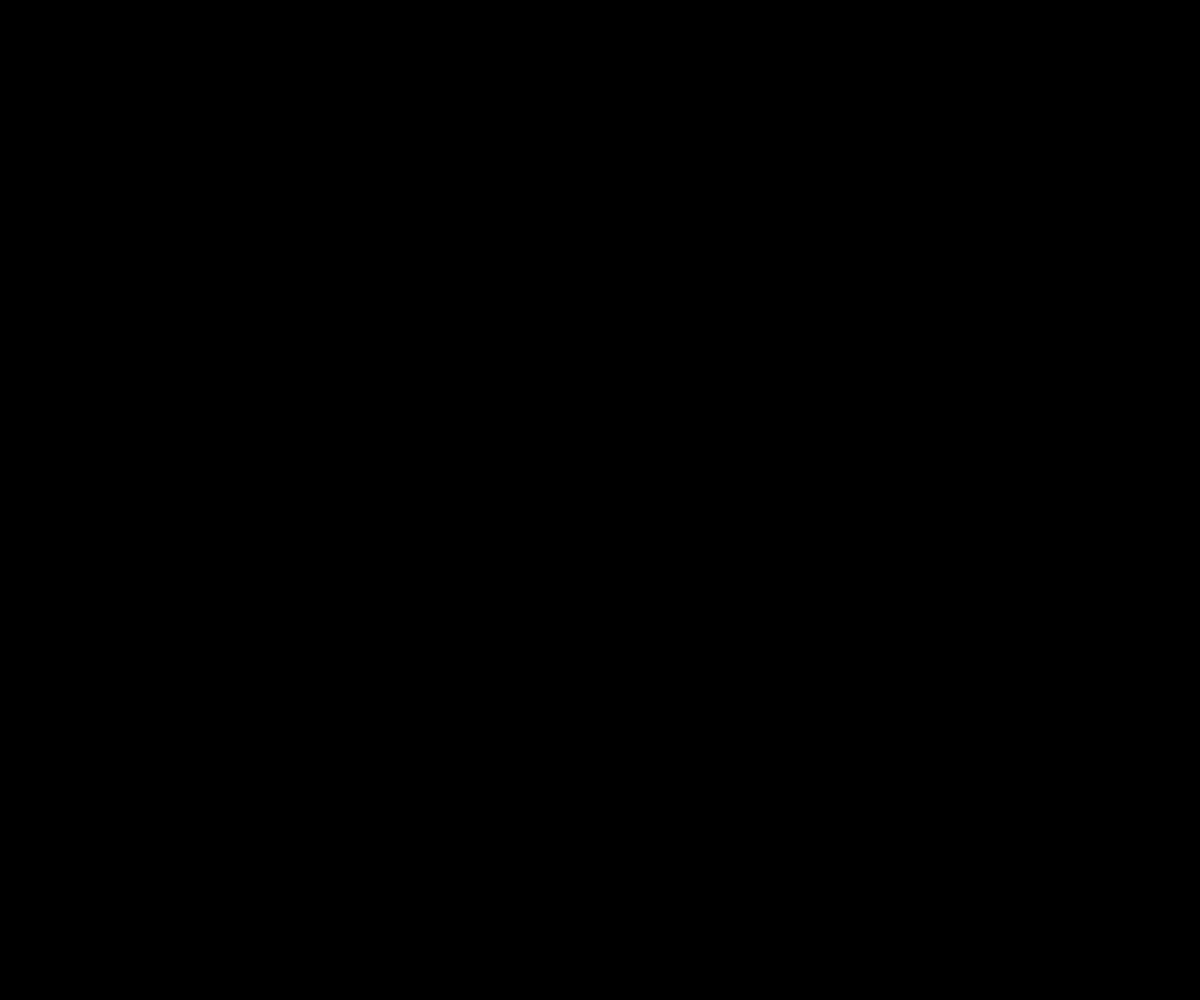
Frame 1 (no input)
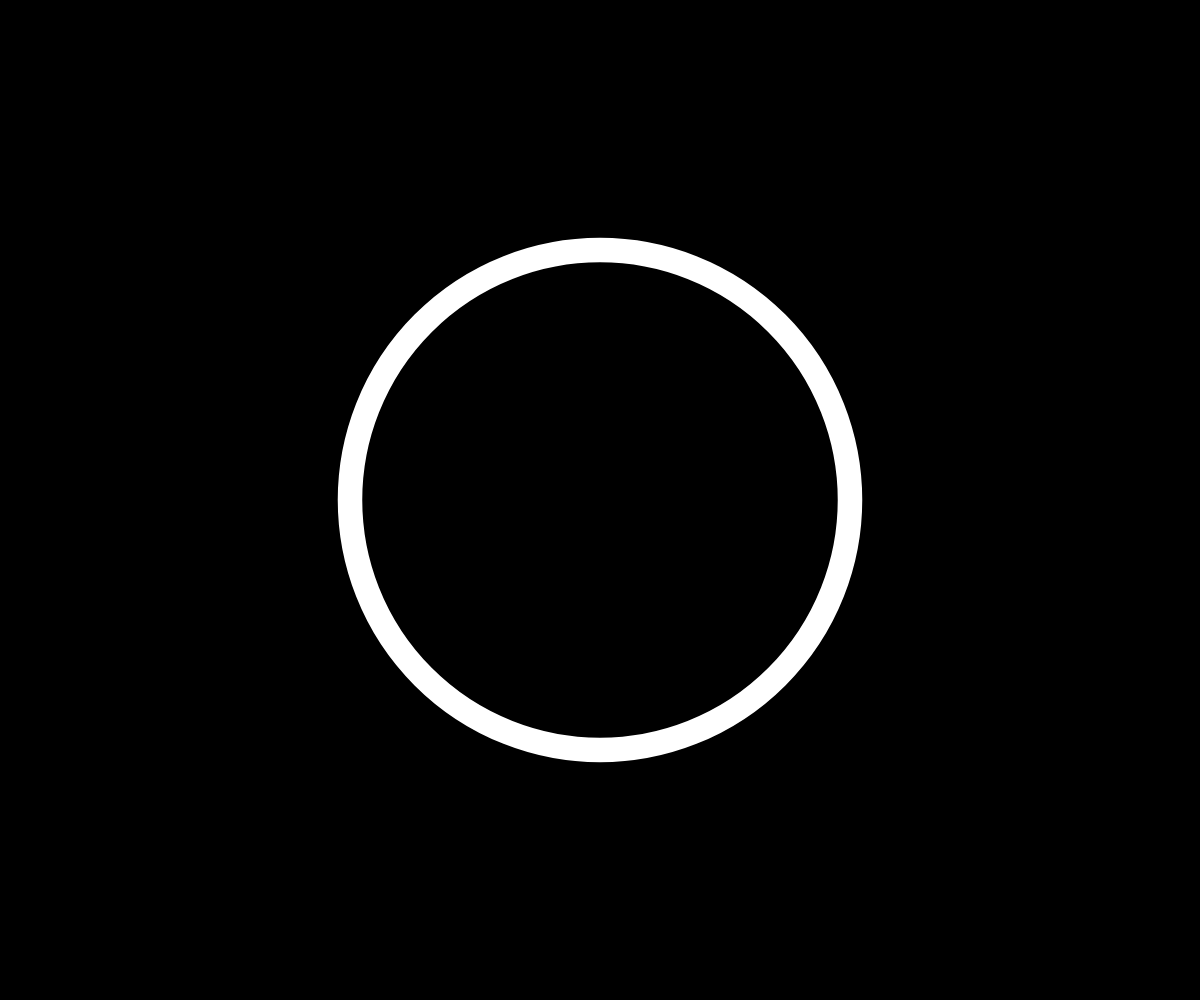
Frame 60 (no input)
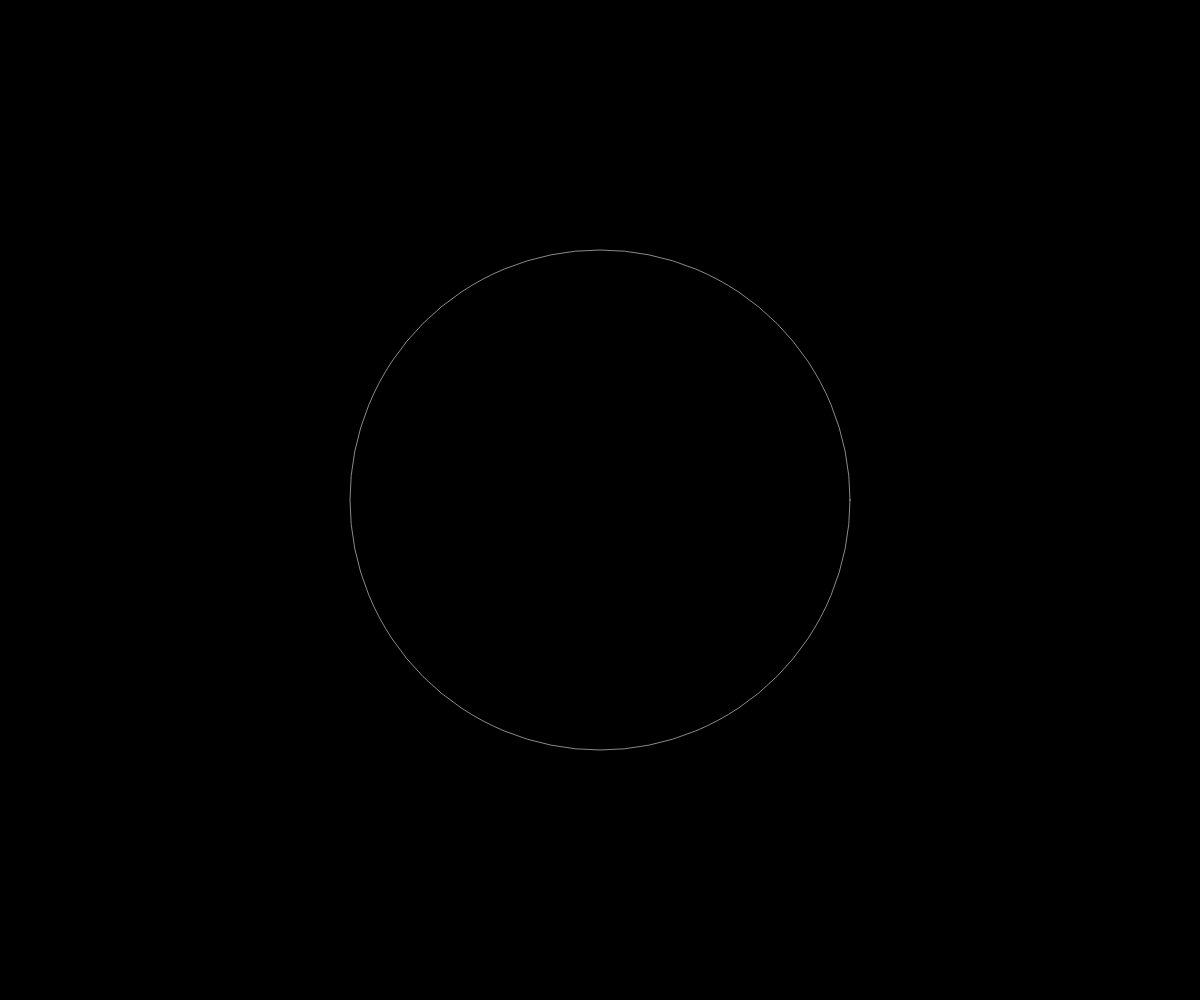
Frame 120 (the mouse pressed at the canvas centre since frame 60)

The p5.js sketch that drew these frames (run headless with seeded random() and noise() and a simulated clock; from frame 60 on, the mouse is pressed at the canvas centre):

// p5.js sketch
// ── sketch.js
/*
Based on p5.js demos by Matt DesLauriers
https://github.com/mattdesl/workshop-p5-intro

The MIT License (MIT) Copyright (c) 2019 Matt DesLauriers

Permission is hereby granted, free of charge, to any person obtaining a copy of this software and associated documentation files (the "Software"), to deal in the Software without restriction, including without limitation the rights to use, copy, modify, merge, publish, distribute, sublicense, and/or sell copies of the Software, and to permit persons to whom the Software is furnished to do so, subject to the following conditions:

The above copyright notice and this permission notice shall be included in all copies or substantial portions of the Software.

THE SOFTWARE IS PROVIDED "AS IS", WITHOUT WARRANTY OF ANY KIND, EXPRESS OR IMPLIED, INCLUDING BUT NOT LIMITED TO THE WARRANTIES OF MERCHANTABILITY, FITNESS FOR A PARTICULAR PURPOSE AND NONINFRINGEMENT. IN NO EVENT SHALL THE AUTHORS OR COPYRIGHT HOLDERS BE LIABLE FOR ANY CLAIM, DAMAGES OR OTHER LIABILITY, WHETHER IN AN ACTION OF CONTRACT, TORT OR OTHERWISE, ARISING FROM, OUT OF OR IN CONNECTION WITH THE SOFTWARE OR THE USE OR OTHER DEALINGS IN THE SOFTWARE.
*/

let angle = 0;

function setup() {
  createCanvas(windowWidth, windowHeight);
  noFill();
  stroke(255);
}

function windowResized() {
  resizeCanvas(windowWidth, windowHeight);
}

function draw() {
  background(0);

  let minDimension = min(width, height);
  console.log(minDimension);
  
  let amount = sin(angle)/2;
  console.log(amount);

  let thickness = minDimension/20 * amount;
  strokeWeight(thickness);
  
  let diam = minDimension/2;
  circle(width / 2, height / 2, diam);

  angle += 0.03;
}
